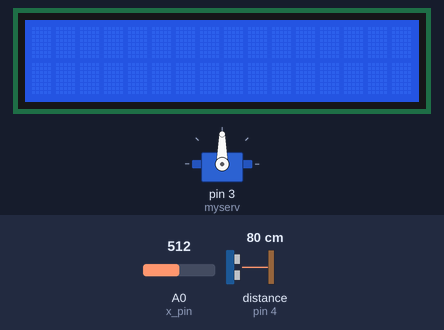
Simulated run of this sketch. Board: Arduino Uno, built with avr-gcc and run on an emulated ATmega328P. Parts: servo, 16×2 character LCD. Inputs (shaded band) come from the test bench; at power-on: distance to the obstacle (sensor on pin 4) 80 cm, A0 (x_pin) = 512. The echo pulse lasts 58.3 µs per cm.

Above: at 1.2 s.
1.3 s: distance to the obstacle (sensor on pin 4) set to 12 cm
2.8 s: distance to the obstacle (sensor on pin 4) set to 9 cm
At 3.3 s:
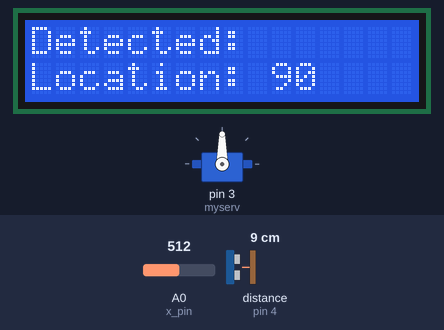
4.3 s: A0 (x_pin) set to 691
5.8 s: A0 (x_pin) set to 712
At 5.99 s:
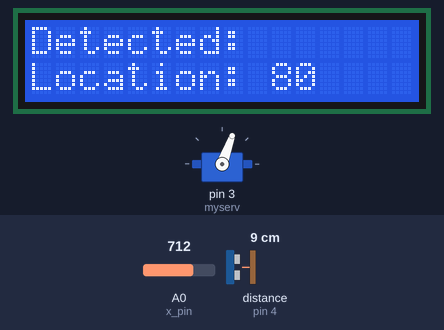
At 7.5 s:
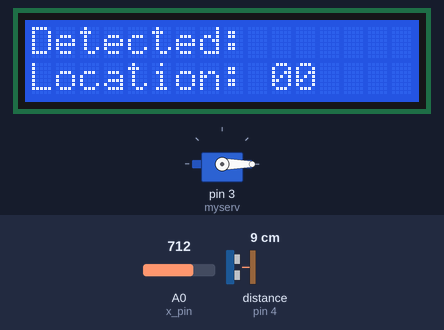
7.7 s: A0 (x_pin) set to 318
9.2 s: A0 (x_pin) set to 289
At 12.2 s:
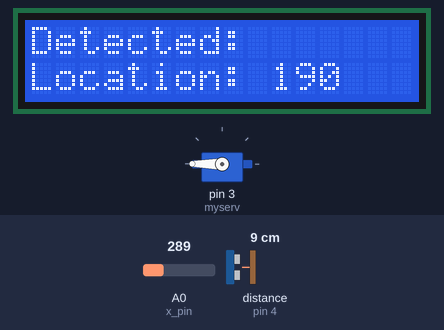
Timing chart, 0 to 13.0 s (numbered marks = the images above; inputs shaded):
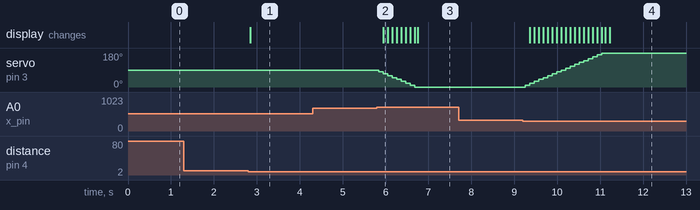

Measured:
- the behaviour switches between 11 and 10 cm on distance to the obstacle (sensor on pin 4) (found by bisection; images 0 and 1)
- the behaviour switches between 700 and 701 on A0 (x_pin) (found by bisection; images 1 and 2)
- the behaviour switches between 300 and 299 on A0 (x_pin) (found by bisection; images 3 and 4)
- after the input at 1.3 s, every drawn part: stays the same
- after the input at 2.8 s, the display: changes after 0.05 s (image 1)
- after the input at 4.3 s, every drawn part: stays the same
- after the input at 5.8 s, servo on pin 3 (myserv): moves from 90° to 0° over 0.84 s, starting at once; the display: changes after 0.14 s (image 2)
- after the input at 7.7 s, every drawn part: stays the same
- after the input at 9.2 s, servo on pin 3 (myserv): moves from 0° to 180° over 1.8 s, starting after 0.06 s; the display: first changes after 0.16 s (image 4 shows a later state)

The sketch:

object_detection.ino
```cpp
/**
 * Analog Controlled Object Detection System
 *
 * @author Toby Griffin
 * @version 1.0
 */

// Included libraries
#include <LiquidCrystal.h>
#include <SR04.h>
#include <Servo.h>

// pin declarations to UNO for ultrasonic sensor module
#define TRIG_PIN 4
#define ECHO_PIN 5

// Create SR04 object (ultrasonic sensor module)
SR04 sr = SR04(ECHO_PIN, TRIG_PIN);
// holds distance at which an object is detected
long distance;
// the max distance at which an object can be detected
int max_dist_detected = 10;

// Create LCD object
//                RS E D4  D5  D6  D7
LiquidCrystal lcd(7, 8, 9, 10, 11, 12);

// Create servo object
Servo myserv;
// sets initial postion of servo to 90 degrees
int initial_position = 90;

// Joystick module pin number
const int x_pin = A0;
// Keeps track of position the joystick is in on the x-axis
int x_pos;

// Forward declaration of functions
void moveSensor();
void printDetection();

// set up for loop() function, only ran once
void setup() {
  // set x-axis connection for joystick as an input
  pinMode(x_pin, INPUT);
  // Attach servo object to pin
  myserv.attach(3);
  // initialize lcd display with 16 cols, 2 rows
  lcd.begin(16, 2);

}

// main code to run repeatedly
void loop() {
  // put your main code here, to run repeatedly:

  // Read the x-axis value of the joystick
  x_pos = analogRead(x_pin);

  // Calculates distance of an object is cm
  distance = sr.Distance();

  // Functions called to handle system logic
  moveSensor();
  printDetection(max_dist_detected);

}

/**
 * Function to handle the movement of servo motor
 */
void moveSensor() {
  // if joystick position is less than 300 (moved to the left)
  if (x_pos < 300){
        // check if initial pos is greater than 180
        if (initial_position > 180) { } // if so, do nothing (prevent going above upper limit)
        else{
            // if initial pos is not too high, increase it by 20
            initial_position = initial_position + 10;
            // set servo pos to updated initial pos
            myserv.write ( initial_position ) ;
            // delay for stability
            delay (75) ;
        }
    }
    // if joystick pos is greater than 700 (moved to the right)
    if (x_pos > 700){
        // check if initial pos is less than 10
        if (initial_position < 10){  }  // if so, do nothing (prevent going below lower limit)
        else{
            // if initial pos is not too low, decrease it by 10
            initial_position = initial_position - 10;
            // set servo pos to updated initial pos
            myserv.write ( initial_position ) ;
            // delay for stability
            delay (75) ;
        }
    }
}

/**
 * Function to print the detection of an object to the LCD screen
 *
 * @param max_distance integer that represents the maximum range of detection in cm
 */
void printDetection(int max_distance) {
  // Only prints detection if object is within 10 cm
  if (distance <= max_distance) {
      // sets cursor t0 column 0, row 0
      lcd.setCursor(0, 0);
      lcd.print("Detected: ");
      // sets cursor to column 0, row 1
      lcd.setCursor(0, 1);
      lcd.print("Location: ");
      // set cursor to column 10, row 1
      lcd.setCursor(10, 1);
      lcd.print(initial_position);
    }
    else {
      // clears LCD screen if no object is detected
      lcd.clear();
    }
}
```
